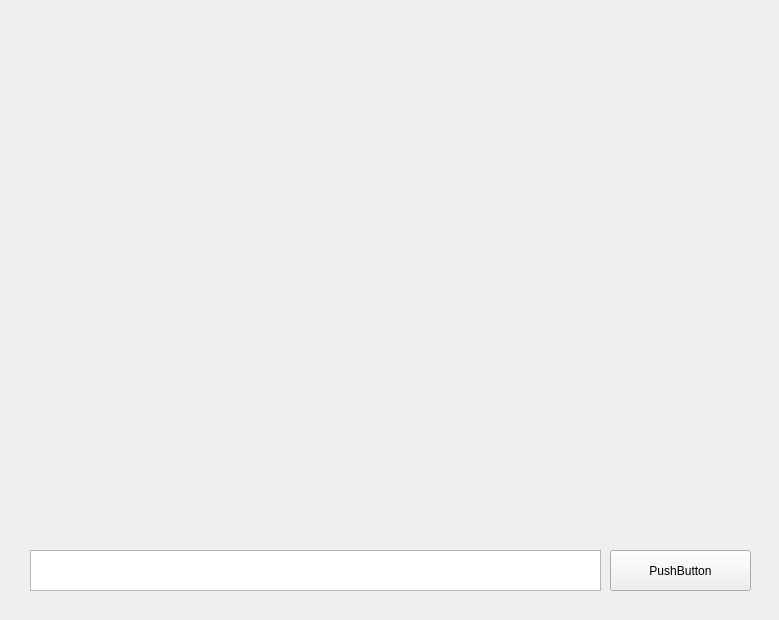
<?xml version="1.0" encoding="UTF-8"?>
<ui version="4.0">
 <class>Form</class>
 <widget class="QWidget" name="Form">
  <property name="geometry">
   <rect>
    <x>0</x>
    <y>0</y>
    <width>779</width>
    <height>620</height>
   </rect>
  </property>
  <property name="windowTitle">
   <string>Form</string>
  </property>
  <widget class="QTextBrowser" name="textBrowser">
   <property name="geometry">
    <rect>
     <x>30</x>
     <y>550</y>
     <width>571</width>
     <height>41</height>
    </rect>
   </property>
  </widget>
  <widget class="QPushButton" name="pushButton">
   <property name="geometry">
    <rect>
     <x>610</x>
     <y>550</y>
     <width>141</width>
     <height>41</height>
    </rect>
   </property>
   <property name="text">
    <string>PushButton</string>
   </property>
  </widget>
  <widget class="QWidget" name="widget" native="true">
   <property name="geometry">
    <rect>
     <x>30</x>
     <y>30</y>
     <width>571</width>
     <height>501</height>
    </rect>
   </property>
  </widget>
 </widget>
 <resources/>
 <connections/>
</ui>
